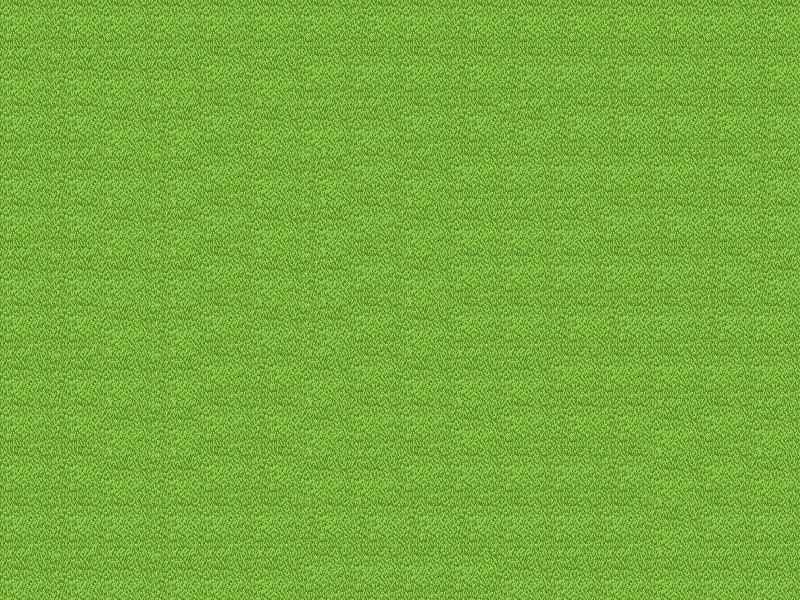

This is a level from a 2D game, rendered from its Tiled map with the project's own tilesets. A one-line summary and the map file follow, with tile-layer data summarised:
An orthogonal 16x12 tile map with 50x50 px tiles, 1 tile layer (mowed grass), 8 tilesets and 48 objects (30,18,10).

<map version="1.0" orientation="orthogonal" renderorder="right-down" width="16" height="12" tilewidth="50" tileheight="50" nextobjectid="71">
 <tileset firstgid="1" name="mowed_grass" tilewidth="50" tileheight="50">
  <image source="mowed_grass.png" width="128" height="128" />
 </tileset>
 <tileset firstgid="5" name="grass" tilewidth="50" tileheight="50">
  <image source="grass.png" width="50" height="50" />
 </tileset>
 <tileset firstgid="6" name="mower placeholder" tilewidth="50" tileheight="50">
  <image source="mower placeholder.png" width="50" height="50" />
 </tileset>
 <tileset firstgid="7" name="oak-tree-50x50-transparent" tilewidth="50" tileheight="50">
  <image source="oak-tree-50x50-transparent.gif" width="50" height="50" />
 </tileset>
 <tileset firstgid="8" name="fence bottom" tilewidth="50" tileheight="50">
  <image source="fence bottom.png" width="50" height="50" />
 </tileset>
 <tileset firstgid="9" name="fence top" tilewidth="50" tileheight="50">
  <image source="fence top.png" width="50" height="50" />
 </tileset>
 <tileset firstgid="10" name="fence left" tilewidth="50" tileheight="50">
  <image source="fence left.png" width="50" height="50" />
 </tileset>
 <tileset firstgid="11" name="fence right" tilewidth="50" tileheight="50">
  <image source="fence right.png" width="50" height="50" />
 </tileset>
 <layer name="mowed grass" width="16" height="12">
  <data>[192 cells, 192 non-empty, 4 distinct tile ids]</data>
 </layer>
 <objectgroup name="grass">
  <object id="1" gid="5" x="250" y="250" />
  <object id="2" gid="5" x="250" y="300" />
  <object id="3" gid="5" x="250" y="350" />
  <object id="4" gid="5" x="250" y="400" />
  <object id="5" gid="5" x="300" y="400" />
  <object id="6" gid="5" x="300" y="350" />
  <object id="7" gid="5" x="300" y="300" />
  <object id="8" gid="5" x="350" y="250" />
  <object id="9" gid="5" x="300" y="250" />
  <object id="10" gid="5" x="350" y="300" />
  <object id="11" gid="5" x="350" y="350" />
  <object id="12" gid="5" x="350" y="400" />
  <object id="13" gid="5" x="400" y="400" />
  <object id="14" gid="5" x="400" y="350" />
  <object id="15" gid="5" x="400" y="300" />
  <object id="16" gid="5" x="450" y="250" />
  <object id="17" gid="5" x="450" y="300" />
  <object id="18" gid="5" x="400" y="250" />
  <object id="19" gid="5" x="450" y="400" />
  <object id="20" gid="5" x="450" y="350" />
  <object id="21" gid="5" x="500" y="400" />
  <object id="22" gid="5" x="500" y="350" />
  <object id="23" gid="5" x="500" y="300" />
  <object id="24" gid="5" x="500" y="250" />
 </objectgroup>
 <objectgroup name="mower">
  <object id="25" name="30,18,10" gid="6" x="250" y="250" />
 </objectgroup>
 <objectgroup name="tree">
  <object id="26" gid="7" x="400" y="250" />
  <object id="27" gid="7" x="250" y="300" />
  <object id="28" gid="7" x="300" y="350" />
 </objectgroup>
 <objectgroup name="fence bottom">
  <object id="47" gid="8" x="250" y="200" />
  <object id="48" gid="8" x="300" y="200" />
  <object id="49" gid="8" x="350" y="200" />
  <object id="50" gid="8" x="400" y="200" />
  <object id="51" gid="8" x="450" y="200" />
  <object id="52" gid="8" x="500" y="200" />
 </objectgroup>
 <objectgroup name="fence top">
  <object id="54" gid="9" x="250" y="450" />
  <object id="55" gid="9" x="300" y="450" />
  <object id="56" gid="9" x="350" y="450" />
  <object id="57" gid="9" x="400" y="450" />
  <object id="58" gid="9" x="450" y="450" />
  <object id="62" gid="9" x="500" y="450" />
 </objectgroup>
 <objectgroup name="fence left">
  <object id="63" gid="10" x="550" y="250" />
  <object id="64" gid="10" x="550" y="300" />
  <object id="65" gid="10" x="550" y="350" />
  <object id="66" gid="10" x="550" y="400" />
 </objectgroup>
 <objectgroup name="fence right">
  <object id="67" gid="11" x="200" y="250" />
  <object id="68" gid="11" x="200" y="300" />
  <object id="69" gid="11" x="200" y="350" />
  <object id="70" gid="11" x="200" y="400" />
 </objectgroup>
</map>
